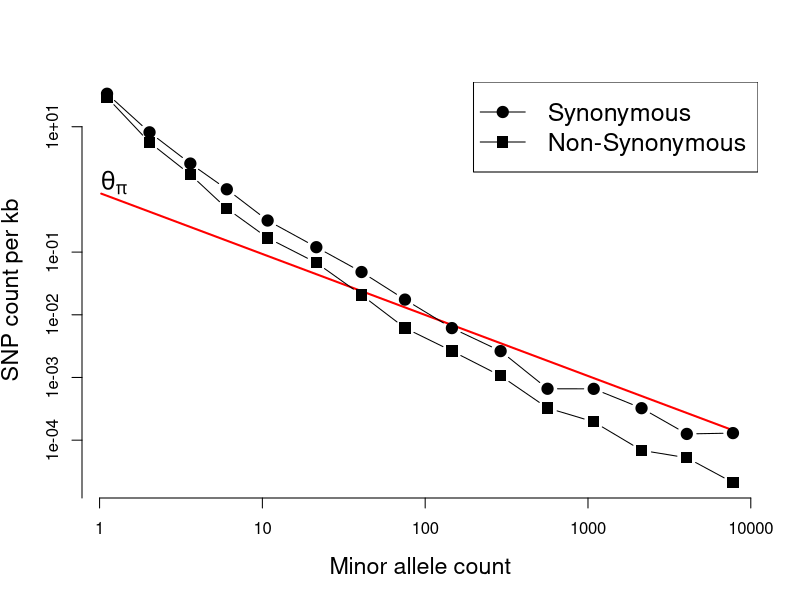

This chart was generated by the following R code:
Nelson_pop_growth<-read.csv(file="Journal_figs/genetic_drift/human_pop_growth/Nelson_pop_growth.csv")

Nelson_pop_growth$x<-rowMeans(cbind(Nelson_pop_growth$syn.x, Nelson_pop_growth$nonsyn.x))

plot(Nelson_pop_growth$x,Nelson_pop_growth$nonsyn.y,log="xy",axes=FALSE,cex.lab=1.4,
xlab="Minor allele count",ylab="SNP count per kb")
lines(Nelson_pop_growth$pi_syn.x,Nelson_pop_growth$pi_syn.y,col="red",lwd=2)

points(Nelson_pop_growth$x,Nelson_pop_growth$nonsyn.y,pch=15,cex=1.5,type="b")
points(Nelson_pop_growth$x,Nelson_pop_growth$syn.y,pch=19,type="b",cex=1.5)

legend(x="topright",lty=1,pch=c(19,15),legend=c("Synonymous","Non-Synonymous"),cex=1.5)
axis(1)
axis(2,at=1/c(10^(1:5),0.1))
text(Nelson_pop_growth$pi_syn.x[1]*1.2,Nelson_pop_growth$pi_syn.y[1]*1.5,
expression(theta[pi]),cex=1.5)
dev.copy2pdf(file="~/Dropbox/Courses/Popgen_teaching_Notes/Journal_figs/genetic_drift/human_pop_growth/Nelson_pop_growth.pdf")